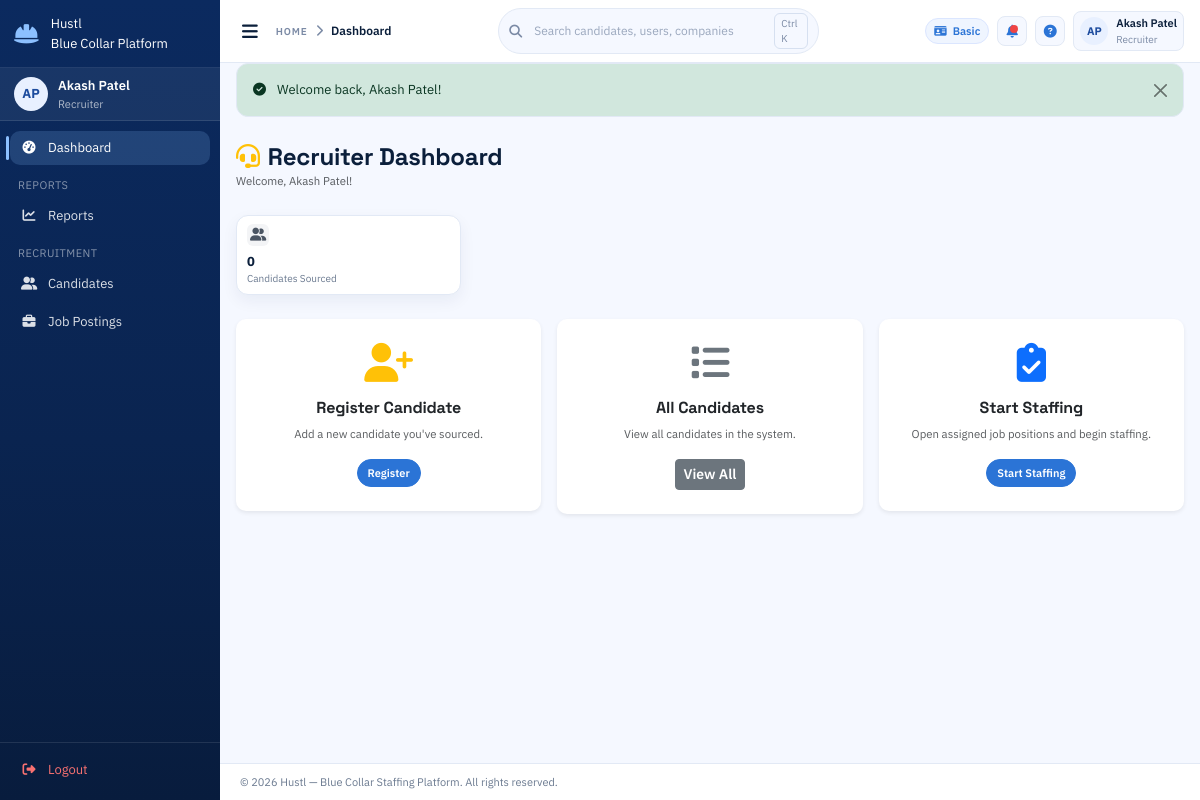
/dashboard (signed in), run on the app's committed database.
### models/user.py (models this page shows, shortened)
class User(Base):
    __tablename__ = "users"
    id = Column(Integer, primary_key=True, index=True)
    username = Column(String(50), unique=True, nullable=False, index=True)
    email = Column(String(100), unique=True, nullable=False, index=True)
    hashed_password = Column(String(255), nullable=False)
    seed_password = Column(String(255), nullable=True)
    role = Column(Enum(UserRole), nullable=False)
    license_type = Column(Enum(LicenseType), default=LicenseType.BASIC, nullable=False)
    full_name = Column(String(100), nullable=False)
    phone = Column(String(20), nullable=True)
    employee_id = Column(String(50), unique=True, nullable=True, index=True)
    date_of_birth = Column(DateTime, nullable=True)
    gender = Column(String(10), nullable=True)
    address = Column(Text, nullable=True)
    qualification = Column(String(100), nullable=True)
    experience_years = Column(Integer, nullable=True)
    department = Column(String(100), nullable=True)
    emergency_contact = Column(String(100), nullable=True)
    joining_date = Column(DateTime, nullable=True)
    reporting_manager = Column(String(100), nullable=True)
    is_active = Column(Boolean, default=True, nullable=False)
    is_verified = Column(Boolean, default=False, nullable=False)
    created_at = Column(DateTime, default=datetime.utcnow, nullable=False)
    updated_at = Column(DateTime, default=datetime.utcnow, onupdate=datetime.utcnow)
    last_login = Column(DateTime, nullable=True)
    created_by_id = Column(Integer, ForeignKey("users.id"), nullable=True)
    created_by = relationship("User", remote_side=[id], foreign_keys=[created_by_id])
    candidates_registered = relationship(
        "Candidate",
        back_populates="registered_by",
        foreign_keys="Candidate.registered_by_id",
    )

### routers/dashboard.py (the view)
@router.get("/dashboard")
async def dashboard(request: Request, db: Session = Depends(get_db)):
    user, redir = require_auth(request, db)
    if redir:
        return redir
    role = user.role.value
    if role == "admin":
        return RedirectResponse(url="/admin/dashboard", status_code=302)
    my_candidates_count = db.query(func.count(Candidate.id)).filter(
        Candidate.registered_by_id == user.id
    ).scalar()
    job_total = None
    job_active = None
    job_draft = None
    job_closed = None
    if role == "employer":
        base_jobs = db.query(JobPosting).filter(JobPosting.created_by_id == user.id)
        job_total = base_jobs.count()
        job_active = base_jobs.filter(
            JobPosting.status == "active",
            JobPosting.approval_status == "approved",
        ).count()
        job_draft = base_jobs.filter(JobPosting.approval_status == "pending").count()
        job_closed = base_jobs.filter(JobPosting.status == "closed").count()
    institution_total = None
    institution_current = None
    institution_past = None
    institution_layam = None
    institution_employed = None
    if role == "institution":
        institution = db.query(Institution).filter(
            Institution.is_active == True,
            Institution.poc_email == user.email,
        ).first()
        if institution:
            current_year = date.today().year
            base = db.query(Candidate).filter(Candidate.institution_name == institution.name)
            institution_total = base.count()
            institution_current = base.filter(
                or_(Candidate.passing_out_year.is_(None), Candidate.passing_out_year >= current_year)
            ).count()
            institution_past = base.filter(
                Candidate.passing_out_year.is_not(None),
                Candidate.passing_out_year < current_year,
            ).count()
            institution_layam = base.filter(Candidate.registered_with_layam == True).count()
            institution_employed = base.filter(Candidate.employed == True).count()
    field_today = None
    field_week = None
    field_qr = None
    field_active = None
    field_minors = None
    field_followups = None
    if role == "field_agent":
        field_base = db.query(Candidate).filter(Candidate.registered_by_id == user.id)
        start_today = datetime.combine(date.today(), datetime.min.time())
        field_today = field_base.filter(Candidate.registered_at >= start_today).count()
        field_week = field_base.filter(Candidate.registered_at >= start_today - timedelta(days=6)).count()
        field_active = field_base.filter(Candidate.status == CandidateStatus.ACTIVE).count()
        field_minors = field_base.filter(Candidate.age.is_not(None), Candidate.age < 18).count()
        field_followups = field_base.filter(
            Candidate.status == CandidateStatus.ACTIVE,
            (Candidate.notes.is_(None)) | (Candidate.notes == ""),
        ).count()
        field_qr = (
            field_base.join(RecruitmentSource, Candidate.source_id == RecruitmentSource.id)
            .filter(RecruitmentSource.name.ilike("Field Agent -%"))
            .count()
        )
    manager_active_candidates = None
    manager_approved_jobs = None
    manager_assigned_jobs = []
    manager_pending_jobs = None
    manager_closed_jobs = []
    manager_registrations_by_source = []
    if role == "manager":
        manager_active_candidates = db.query(func.count(Candidate.id)).filter(
            Candidate.status == CandidateStatus.ACTIVE
        ).scalar()
        manager_approved_jobs = db.query(func.count(JobPosting.id)).filter(
            JobPosting.status == "active",
            JobPosting.approval_status == "approved",
        ).scalar()
        manager_pending_jobs = db.query(func.count(JobPosting.id)).filter(
            JobPosting.approval_status == "pending"
        ).scalar()
        manager_assigned_jobs = (
            db.query(User.full_name, func.count(JobPosting.id))
            .outerjoin(JobPosting, JobPosting.assigned_recruiter_id == User.id)
            .filter(User.role == UserRole.RECRUITER)
            .group_by(User.id)
            .order_by(func.count(JobPosting.id).desc())
            .all()
        )
        manager_closed_jobs = (
            db.query(User.full_name, func.count(JobPosting.id))
            .outerjoin(
                JobPosting,
                (JobPosting.created_by_id == User.id) & (JobPosting.status == "closed"),
            )
            .filter(User.role == UserRole.RECRUITER)
            .group_by(User.id)
            .order_by(func.count(JobPosting.id).desc())
            .all()
        )
        manager_registrations_by_source = (
            db.query(RecruitmentSource.name, func.count(Candidate.id))
            .outerjoin(Candidate, Candidate.source_id == RecruitmentSource.id)
            .filter(RecruitmentSource.is_active == True)
            .group_by(RecruitmentSource.id)
            .order_by(func.count(Candidate.id).desc())
            .all()
        )
    ctx = build_template_context(
        request, db,
        my_candidates_count=my_candidates_count,
        job_total=job_total,
        job_active=job_active,
        job_draft=job_draft,
        job_closed=job_closed,
        institution_total=institution_total,
        institution_current=institution_current,
        institution_past=institution_past,
        institution_layam=institution_layam,
        institution_employed=institution_employed,
        field_today=field_today,
        field_week=field_week,
        field_qr=field_qr,
        field_active=field_active,
        field_minors=field_minors,
        field_followups=field_followups,
        manager_active_candidates=manager_active_candidates,
        manager_approved_jobs=manager_approved_jobs,
        manager_assigned_jobs=manager_assigned_jobs,
        manager_pending_jobs=manager_pending_jobs,
        manager_closed_jobs=manager_closed_jobs,
        manager_registrations_by_source=manager_registrations_by_source,
        page_title="Dashboard",
    )
    template_map = {
        "employer": "dashboards/employer.html",
        "institution": "dashboards/institution.html",
        "manager": "dashboards/manager.html",
        "recruiter": "dashboards/recruiter.html",
        "field_agent": "dashboards/field_agent.html",
    }
    template = template_map.get(role, "dashboards/employer.html")
    return templates.TemplateResponse(template, ctx)

### templates/dashboards/recruiter.html (shortened to what this page needs)
{% extends "base.html" %}
{% block content %}
<div class="mb-4">
  <h4 class="fw-bold mb-0"><i class="fas fa-headset text-warning me-2"></i>Recruiter Dashboard</h4>
  <small class="text-muted">Welcome, {{ current_user.full_name }}!</small>
</div>
<div class="row g-3 mb-4">
  <div class="col-6 col-md-3">
    <a class="si-stat-link" href="/candidates">
      <div class="si-stat-card si-stat-orange">
        <div class="si-stat-icon"><i class="fas fa-user-friends"></i></div>
        <div class="si-stat-value">{{ my_candidates_count }}</div>
        <div class="si-stat-label">Candidates Sourced</div>
      </div>
    </a>
  </div>
</div>
<div class="row g-3">
  <div class="col-md-4">
    <div class="card border-0 shadow-sm">
      <div class="card-body text-center py-4">
        <i class="fas fa-user-plus fa-3x text-warning mb-3"></i>
        <h6 class="fw-bold">Register Candidate</h6>
        <p class="text-muted small">Add a new candidate you've sourced.</p>
        <a href="/candidates/new" class="btn btn-warning btn-sm fw-semibold">Register</a>
      </div>
    </div>
  </div>
  <div class="col-md-4">
    <div class="card border-0 shadow-sm">
      <div class="card-body text-center py-4">
        <i class="fas fa-list fa-3x text-secondary mb-3"></i>
        <h6 class="fw-bold">All Candidates</h6>
        <p class="text-muted small">View all candidates in the system.</p>
        <a href="/candidates" class="btn btn-secondary btn-sm fw-semibold">View All</a>
      </div>
    </div>
  </div>
  <div class="col-md-4">
    <div class="card border-0 shadow-sm">
      <div class="card-body text-center py-4">
        <i class="fas fa-clipboard-check fa-3x text-primary mb-3"></i>
        <h6 class="fw-bold">Start Staffing</h6>
        <p class="text-muted small">Open assigned job positions and begin staffing.</p>
        <a href="/jobs" class="btn btn-primary btn-sm fw-semibold">Start Staffing</a>
      </div>
    </div>
  </div>
</div>
{% endblock %}

### templates/base.html (shortened to what this page needs)
<!DOCTYPE html>
<html lang="en">
<head>
  <link href="https://cdn.jsdelivr.net/npm/bootstrap@5.3.2/dist/css/bootstrap.min.css" rel="stylesheet" />
  <link href="https://cdnjs.cloudflare.com/ajax/libs/font-awesome/6.5.0/css/all.min.css" rel="stylesheet" />
  <link href="/static/css/style.css" rel="stylesheet" />
</head>
<body class="si-app">
  <aside id="sidebar" class="si-sidebar">
    <div class="si-brand">
      <i class="fas fa-hard-hat si-brand-icon"></i>
      <div>
        <div class="si-brand-name">Hustl</div>
        <div class="si-brand-sub">Blue Collar Platform</div>
      </div>
    </div>
    {% if current_user %}
    <div class="si-user-card">
      <div class="si-avatar">{{ current_user.initials }}</div>
      <div class="si-user-info">
        <div class="si-user-name">{{ current_user.full_name }}</div>
        <div class="si-user-role">{{ current_user.role_display }}</div>
      </div>
    </div>
    {% endif %}
    <nav class="si-nav">
      <a class="si-nav-link {% if request.url.path == '/dashboard' %}active{% endif %}"
         href="/dashboard">
        <i class="fas fa-tachometer-alt"></i><span>Dashboard</span>
      </a>
      {% if current_user and current_user.role.value == 'institution' %}
      <div class="si-nav-section">Institution</div>
      <a class="si-nav-link {% if '/institutions/students' in request.url.path %}active{% endif %}"
         href="/institutions/students">
        <i class="fas fa-user-graduate"></i><span>Current Students</span>
      </a>
      <a class="si-nav-link {% if request.url.path == '/institutions/past-students' %}active{% endif %}"
         href="/institutions/past-students">
        <i class="fas fa-user-clock"></i><span>Past Students</span>
      </a>
      <div class="si-nav-section">Bulk Upload</div>
      <a class="si-nav-link {% if request.url.path == '/institutions/bulk-upload' %}active{% endif %}"
         href="/institutions/bulk-upload">
        <i class="fas fa-file-upload"></i><span>Bulk Upload to Layam</span>
      </a>
      {% else %}
      {% if current_user %}
      <div class="si-nav-section">Reports</div>
      <a class="si-nav-link {% if '/reports' in request.url.path %}active{% endif %}"
         href="/reports">
        <i class="fas fa-chart-line"></i><span>Reports</span>
      </a>
      {% endif %}
      {% if current_user and current_user.role.value in ['admin','manager','recruiter','field_agent'] %}
      <div class="si-nav-section">Recruitment</div>
      <a class="si-nav-link {% if '/candidates' in request.url.path %}active{% endif %}"
         href="/candidates">
        <i class="fas fa-user-friends"></i><span>Candidates</span>
      </a>
      <a class="si-nav-link {% if '/jobs' in request.url.path %}active{% endif %}"
         href="/jobs">
        <i class="fas fa-briefcase"></i><span>Job Postings</span>
      </a>
      {% endif %}
      {% endif %}
    </nav>
    <div class="si-sidebar-footer">
      <a class="si-nav-link si-logout" href="/logout">
        <i class="fas fa-sign-out-alt"></i><span>Logout</span>
      </a>
    </div>
  </aside>
  <div id="main" class="si-main">
    <header class="si-topbar">
      <div class="si-topbar-left">
        <button class="si-toggle-btn" id="sidebarToggle" title="Toggle sidebar">
          <i class="fas fa-bars"></i>
        </button>
        <div class="si-breadcrumb">
          <span class="si-breadcrumb-label">Home</span>
          <i class="fas fa-chevron-right"></i>
          <span class="si-breadcrumb-current">{{ page_title or 'Dashboard' }}</span>
        </div>
      </div>
      <div class="si-topbar-center">
        <div class="si-search">
          <i class="fas fa-search"></i>
          <input type="text" placeholder="Search candidates, users, companies" />
          <span class="si-search-kbd">Ctrl K</span>
        </div>
      </div>
      <div class="si-topbar-right">
        {% if current_user %}
        <span class="si-chip si-license-badge">
          <i class="fas fa-id-card"></i>
          {{ current_user.license_type.value | title }}
        </span>
        <button class="si-icon-btn" title="Notifications">
          <span class="si-dot"></span>
        </button>
        <button class="si-icon-btn" title="Help">
          <i class="fas fa-circle-question"></i>
        </button>
        <div class="si-profile">
          <div class="si-avatar-sm">{{ current_user.initials }}</div>
          <div class="si-profile-meta">
            <div class="si-profile-name">{{ current_user.full_name }}</div>
            <div class="si-profile-role">{{ current_user.role_display }}</div>
          </div>
        </div>
        {% endif %}
      </div>
    </header>
    <div class="si-flash-zone">
      {% for msg in flash_messages %}
      <div class="alert alert-{{ 'danger' if msg.category == 'error' else msg.category }} alert-dismissible fade show si-alert" role="alert">
        {% if msg.category == 'success' %}<i class="fas fa-check-circle me-2"></i>
        {% elif msg.category == 'danger' %}<i class="fas fa-exclamation-circle me-2"></i>
        {% elif msg.category == 'warning' %}<i class="fas fa-exclamation-triangle me-2"></i>
        {% else %}<i class="fas fa-info-circle me-2"></i>{% endif %}
        {{ msg.message }}
        <button type="button" class="btn-close" data-bs-dismiss="alert"></button>
      </div>
      {% endfor %}
    </div>
    <main class="si-content">
      {% block content %}{% endblock %}
    </main>
    <footer class="si-footer">
      &copy; 2026 Hustl &mdash; Blue Collar Staffing Platform. All rights reserved.
    </footer>
  </div>
</body>
</html>

### data on the page
User: initials "AP", full_name "Akash Patel", role_display "Recruiter", license_type.value "Basic"

### other printed values
{{ page_title or 'Dashboard' }} "Dashboard"
{{ msg.message }} "Welcome back, Akash Patel!"
{{ my_candidates_count }} "0"
